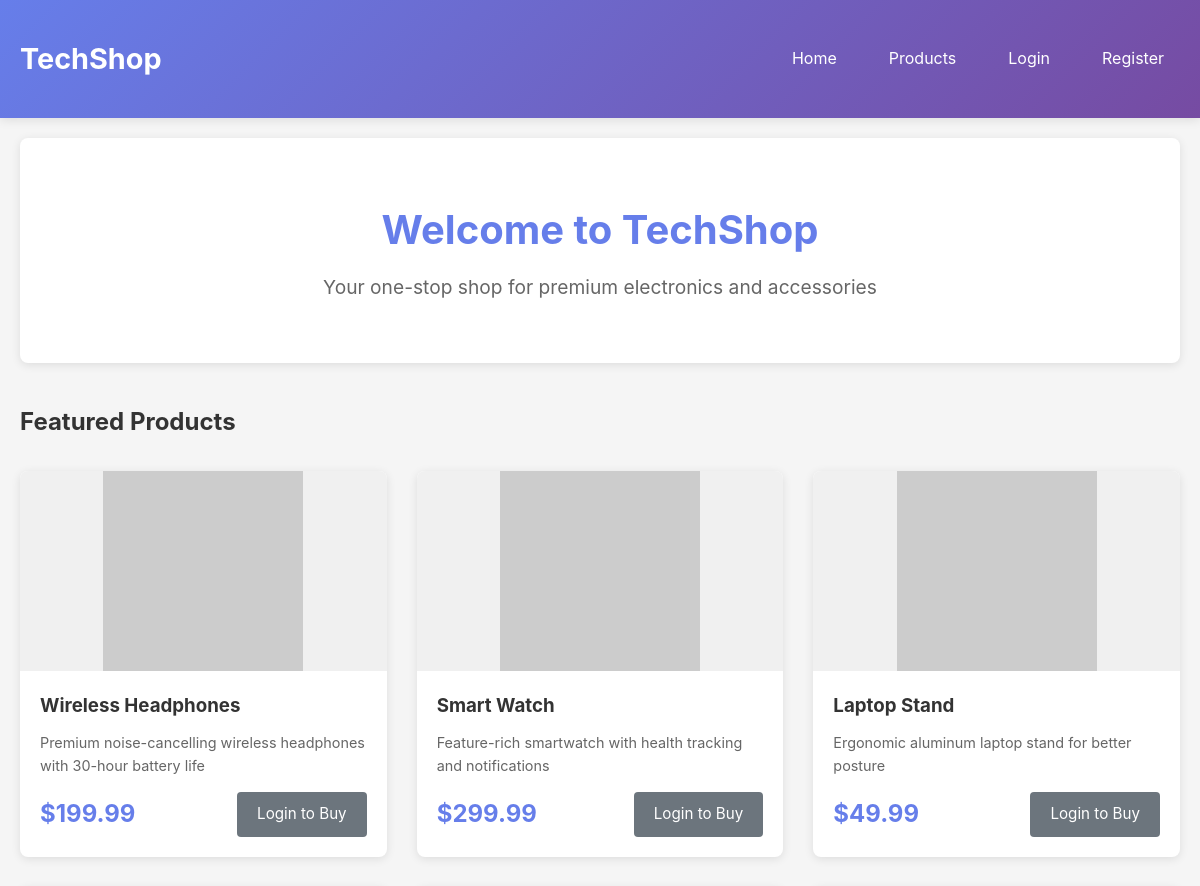
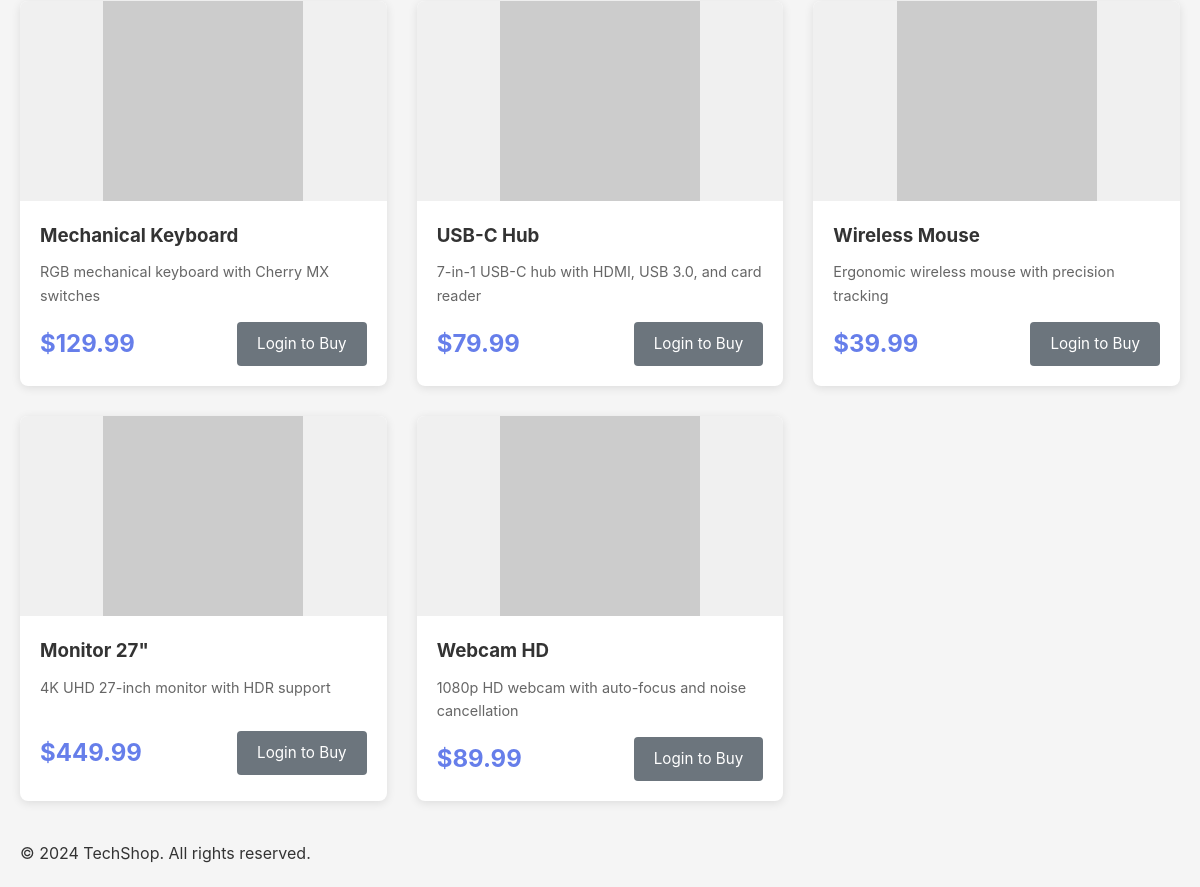
The page / on the database its author committed (2 pictures, top to bottom).
### tables this page shows
CREATE TABLE products (
    id INT AUTO_INCREMENT PRIMARY KEY,
    name VARCHAR(200) NOT NULL,
    description TEXT,
    price DECIMAL(10,2) NOT NULL,
    stock INT DEFAULT 0,
    image_url VARCHAR(255),
    category VARCHAR(50),
    created_at TIMESTAMP DEFAULT CURRENT_TIMESTAMP
);

### src/config.php (called while the page is built, shortened)
<?php
function getDB() {
    static $conn = null;
    if ($conn === null) {
        $conn = new mysqli(DB_HOST, DB_USER, DB_PASS, DB_NAME);
    }
    return $conn;
}
function isLoggedIn() {
    return isset($_SESSION['user_id']);
}
function getCurrentUser() {
    if (!isLoggedIn()) {
        return null;
    }
    $db = getDB();
    $stmt = $db->prepare("SELECT id, username, email, balance, role FROM users WHERE id = ?");
    $stmt->bind_param("i", $_SESSION['user_id']);
    $stmt->execute();
    $result = $stmt->get_result();
    return $result->fetch_assoc();
}
function h($string) {
    return htmlspecialchars($string, ENT_QUOTES, 'UTF-8');
}
?>

### src/index.php (the view, shortened to what this page needs)
<?php
require_once 'config.php';
$db = getDB();
$products = [];
$result = $db->query("SELECT * FROM products WHERE stock > 0 ORDER BY created_at DESC");
if ($result) {
    $products = $result->fetch_all(MYSQLI_ASSOC);
}
$user = getCurrentUser();
?>
<!DOCTYPE html>
<html lang="en">
<head>
    <link rel="stylesheet" href="assets/css/style.css">
</head>
<body>
    <nav class="navbar">
        <div class="container">
            <div class="nav-brand">
                <h1>TechShop</h1>
            </div>
            <div class="nav-menu">
                <a href="index.php">Home</a>
                <a href="products.php">Products</a>
                <?php if ($user): ?>
                    <a href="cart.php">Cart</a>
                    <a href="orders.php">My Orders</a>
                    <a href="profile.php"><?php echo h($user['username']); ?> (<?php echo number_format($user['balance'], 2); ?>)</a>
                    <a href="logout.php">Logout</a>
                <?php else: ?>
                    <a href="login.php">Login</a>
                    <a href="register.php">Register</a>
                <?php endif; ?>
            </div>
        </div>
    </nav>
    <main class="container">
        <section class="hero">
            <h2>Welcome to TechShop</h2>
            <p>Your one-stop shop for premium electronics and accessories</p>
        </section>
        <section class="products-grid">
            <h2>Featured Products</h2>
            <div class="grid">
                <?php foreach ($products as $product): ?>
                <div class="product-card">
                    <div class="product-image">
                        <img src="<?php echo h($product['image_url']); ?>" alt="<?php echo h($product['name']); ?>">
                    </div>
                    <div class="product-info">
                        <h3><?php echo h($product['name']); ?></h3>
                        <p class="product-description"><?php echo h($product['description']); ?></p>
                        <div class="product-footer">
                            <span class="price">$<?php echo number_format($product['price'], 2); ?></span>
                            <?php if ($user): ?>
                                <a href="cart.php?add=<?php echo $product['id']; ?>" class="btn btn-primary">Add to Cart</a>
                            <?php else: ?>
                                <a href="login.php" class="btn btn-secondary">Login to Buy</a>
                            <?php endif; ?>
                        </div>
                    </div>
                </div>
                <?php endforeach; ?>
            </div>
        </section>
    </main>
    <footer>
        <div class="container">
            <p>&copy; 2024 TechShop. All rights reserved.</p>
        </div>
    </footer>
</body>
</html>

### src/assets/css/style.css (style rules this page uses)
* { margin: 0; padding: 0; box-sizing: border-box; }
body { font-family: -apple-system, BlinkMacSystemFont, 'Segoe UI', Roboto, Oxygen, Ubuntu, Cantarell, sans-serif; line-height: 1.6; color: #333; background-color: #f5f5f5; }
.container { max-width: 1200px; margin: 0 auto; padding: 20px; }
.navbar { background: linear-gradient(135deg, #667eea 0%, #764ba2 100%); color: white; padding: 1rem 0; box-shadow: 0 2px 10px rgba(0,0,0,0.1); }
.navbar .container { display: flex; justify-content: space-between; align-items: center; }
.nav-brand h1 { font-size: 1.8rem; font-weight: 700; }
.nav-menu { display: flex; gap: 20px; }
.nav-menu a { color: white; text-decoration: none; padding: 8px 16px; border-radius: 4px; transition: background-color 0.3s; }
.hero { text-align: center; padding: 60px 20px; background: white; border-radius: 8px; margin-bottom: 40px; box-shadow: 0 2px 10px rgba(0,0,0,0.1); }
.hero h2 { font-size: 2.5rem; margin-bottom: 10px; color: #667eea; }
.hero p { font-size: 1.2rem; color: #666; }
.products-grid { margin-top: 40px; }
.products-grid h2 { margin-bottom: 30px; color: #333; }
.grid { display: grid; grid-template-columns: repeat(auto-fill, minmax(280px, 1fr)); gap: 30px; }
.product-card { background: white; border-radius: 8px; overflow: hidden; box-shadow: 0 2px 10px rgba(0,0,0,0.1); transition: transform 0.3s, box-shadow 0.3s; }
.product-image { width: 100%; height: 200px; background: #f0f0f0; display: flex; align-items: center; justify-content: center; }
.product-image img { max-width: 100%; max-height: 100%; object-fit: cover; }
.product-info { padding: 20px; }
.product-info h3 { margin-bottom: 10px; color: #333; }
.product-description { color: #666; font-size: 0.9rem; margin-bottom: 15px; min-height: 40px; }
.product-footer { display: flex; justify-content: space-between; align-items: center; margin-top: 15px; }
.price { font-size: 1.5rem; font-weight: 700; color: #667eea; }
.btn { padding: 10px 20px; border: none; border-radius: 4px; cursor: pointer; text-decoration: none; display: inline-block; transition: background-color 0.3s; font-size: 0.95rem; }
.btn-secondary { background-color: #6c757d; color: white; }

### rows shown on the page
products: name "Wireless Headphones", description "Premium noise-cancelling wireless headphones with 30-hour battery life", price "199.99"
products: name "Smart Watch", description "Feature-rich smartwatch with health tracking and notifications", price "299.99"
products: name "Laptop Stand", description "Ergonomic aluminum laptop stand for better posture", price "49.99"
products: name "Mechanical Keyboard", description "RGB mechanical keyboard with Cherry MX switches", price "129.99"
products: name "USB-C Hub", description "7-in-1 USB-C hub with HDMI, USB 3.0, and card reader", price "79.99"
products: name "Wireless Mouse", description "Ergonomic wireless mouse with precision tracking", price "39.99"
products: name "Monitor 27\"", description "4K UHD 27-inch monitor with HDR support", price "449.99"
products: name "Webcam HD", description "1080p HD webcam with auto-focus and noise cancellation", price "89.99"
